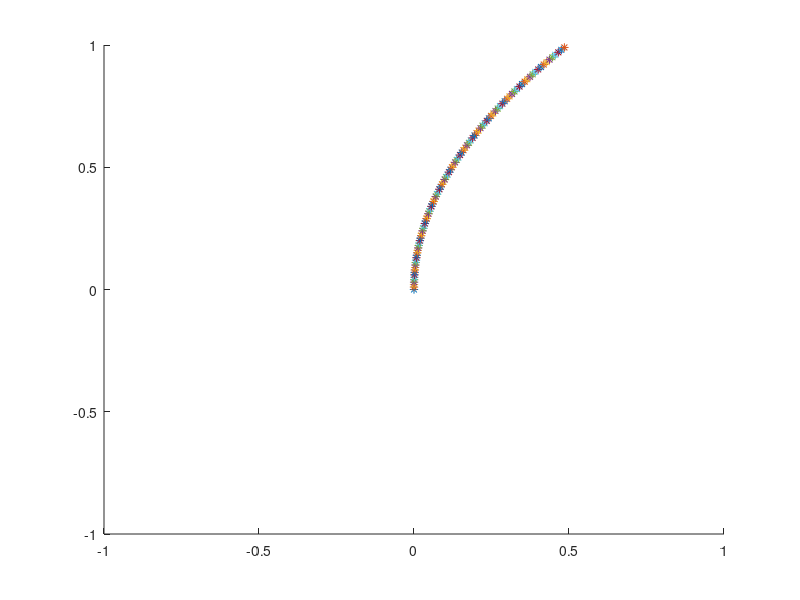

Reproduce this figure in MATLAB.
# initial position x, v, a
x0=[0;0;1];

# acceleration modifies velocity, velocity modifies position
A=[0 1 0;
   0 0 1;
   0 0 0];

h=0.01;

x=[];

x(:,1)=x0;

IhA=eye(3)+h*A;

for i=1:100
  x(:,i+1)=IhA*x(:,i);
endfor


figure
axis([-1 1 -1 1 0 1])
hold on

for ii=1:100
    plot3 (x(1,ii),x(2,ii),x(3,ii),'*');
    pause (.001)
end
